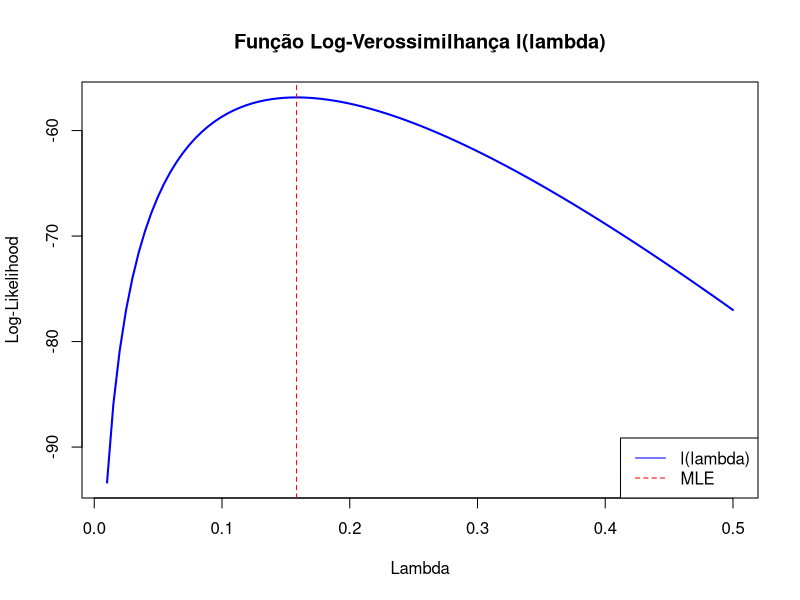

The R source for this figure:
# --- Questão 1 ---

# 1. Dados da Tabela 1
tempos <- c(0.99, 2.31, 10.85, 6.15, 10.81, 3.72, 5.75, 4.15, 9.27, 7.84, 2.31, 10.85, 6.15, 1.81, 3.72, 5.75, 10.40, 10.04, 4.15, 9.27)

# 2. Cálculo do MLE
n <- length(tempos)
soma_x <- sum(tempos)
lambda_hat <- n / soma_x # O inverso da média
print(paste("Estimador MLE (lambda):", round(lambda_hat, 4)))

# 3. Gráfico da Log-Verossimilhança
# Definindo a função l(lambda)
log_lik <- function(lambda, dados) {
  n <- length(dados)
  soma <- sum(dados)
  return(n * log(lambda) - lambda * soma)
}

# Criando sequência de valores para lambda para o eixo X
lambdas_vals <- seq(0.01, 0.5, length.out = 100)
log_vals <- sapply(lambdas_vals, log_lik, dados = tempos)

# Plotando
plot(lambdas_vals, log_vals, type = "l", col = "blue", lwd = 2,
     main = "Função Log-Verossimilhança l(lambda)",
     xlab = "Lambda", ylab = "Log-Likelihood")
abline(v = lambda_hat, col = "red", lty = 2) # Linha vertical no estimador
legend("bottomright", legend = c("l(lambda)", "MLE"), col = c("blue", "red"), lty = c(1, 2))

# 4. Tempo médio estimado e Probabilidade P(X > 5)
media_estimada <- 1 / lambda_hat
prob_maior_5 <- exp(-5 * lambda_hat) # usando a fórmula teórica da exponencial
# Alternativamente usando pexp: 1 - pexp(5, rate = lambda_hat)

print(paste("Tempo médio estimado:", round(media_estimada, 4), "anos"))
print(paste("Probabilidade P(X > 5):", round(prob_maior_5, 4)))
